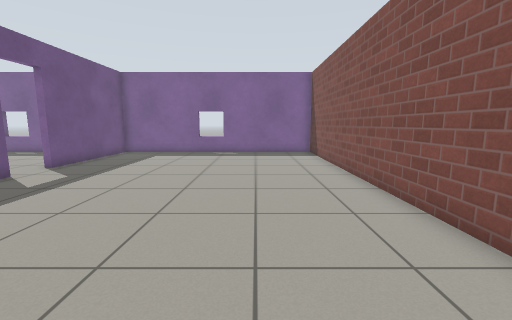
view 1 (above)

16 first-person views from a walk through a robot-simulator world made for Gazebo. The camera is 0.9 m above the floor, tilts 8° down and sees 90° across. Floor lines are 1 m apart. The floor is counted in squares, 0.5 m on a side. Each view is taken from the middle of a square. On the plan, view 1 faces up. The plan holds only what a view shows up to about 15 squares ahead; the rest is blank. The robots in the file are not drawn. Simple patterns stand in for the simulator's built-in surfaces.

view 2
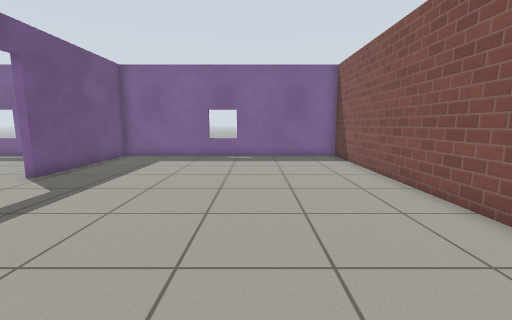

view 3
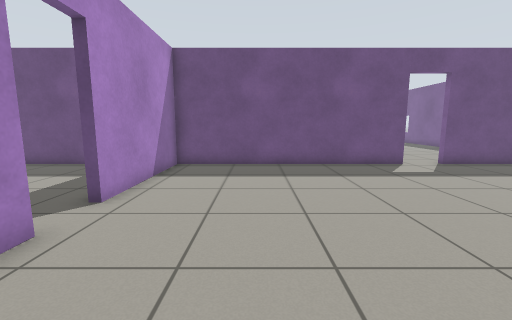

view 4
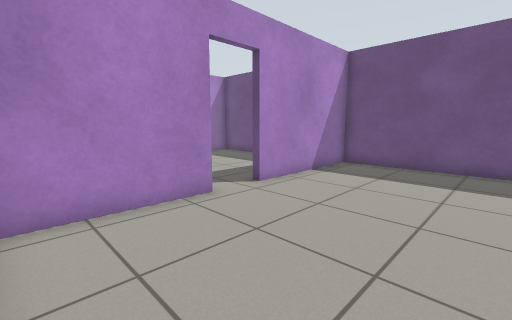

view 5
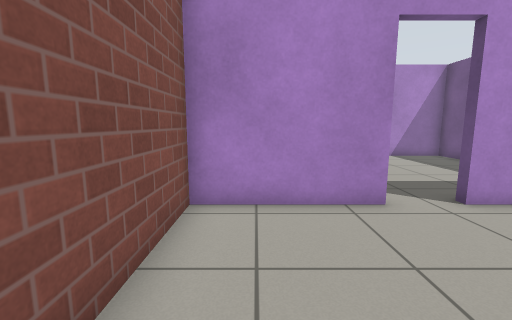

view 6
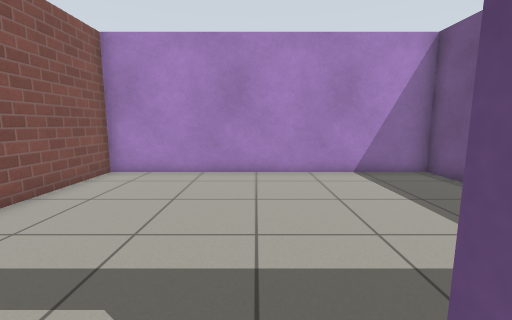

view 7
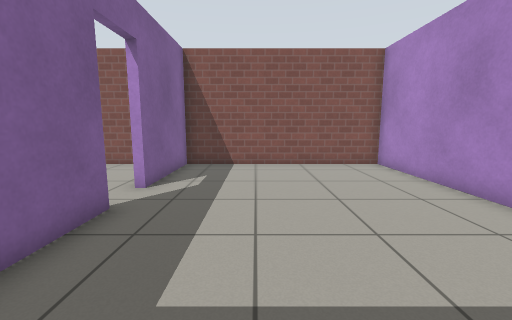

view 8
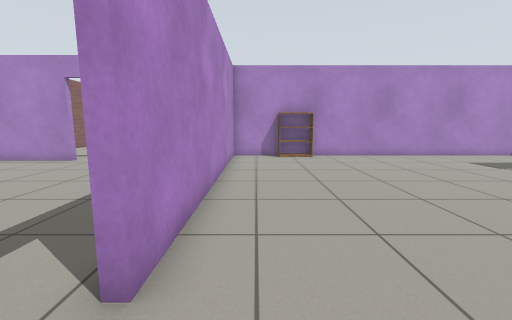

view 9
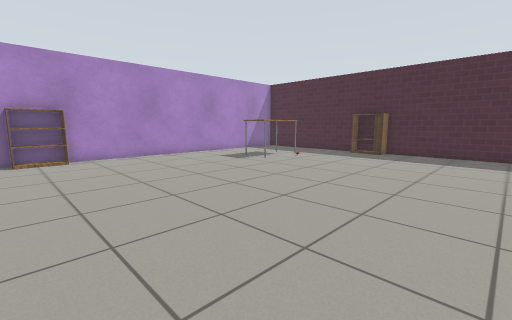

view 10
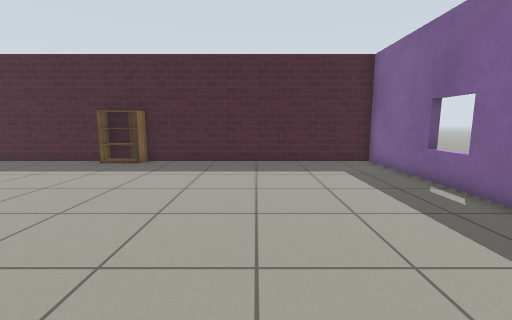

view 11
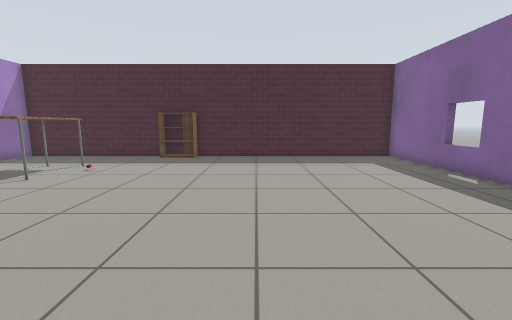

view 12
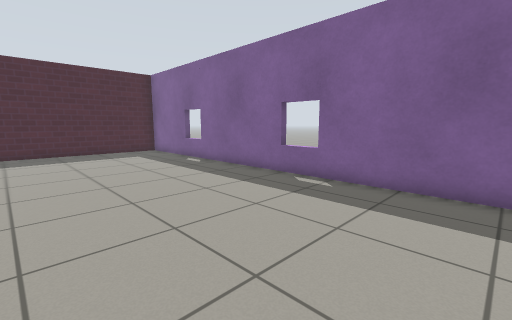

view 13
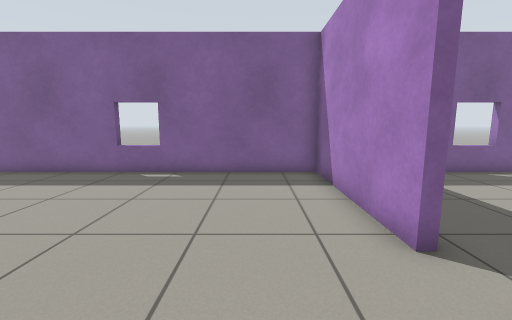

view 14
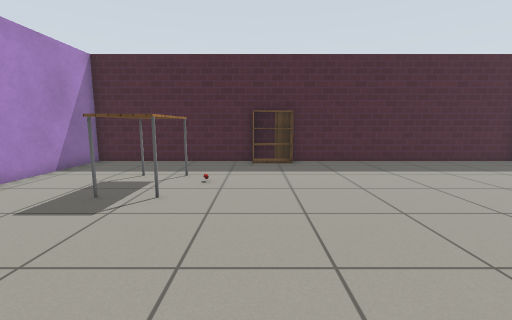

view 15
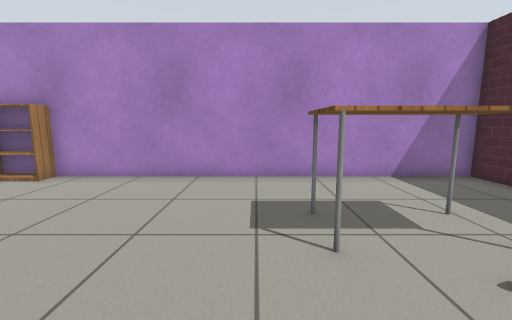

view 16
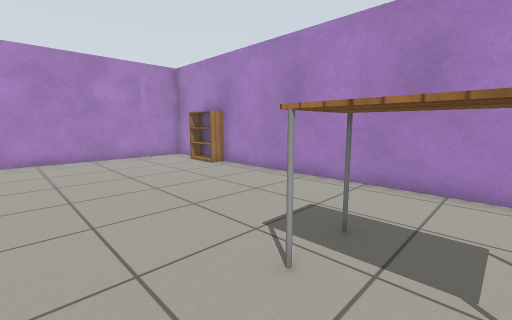

### Floor plan
Ten units are one square. View 1 is at (0, 0); x grows to the right and y downward. Boxes are objects, and circles mark ways between rooms. Rooms are numbered by the first view taken in them; rooms with no view inside come last. Other rooms are left out.
<svg viewBox="-280 -170 320 280">
<path fill="none" stroke="#000" d="M-84 -88 -84 16 -26 16M-10 16 35 16 35 -165 -84 -165 -84 -104M-26 19 -51 19M-84 56 -84 105 35 105 35 19 -10 19M-87 -104 -87 -165 -274 -165 -274 37 -87 37 -87 -88"/>
<rect x="-275" y="-55" width="10" height="20" fill="#bbb"><title>bookshelf</title></rect>
<rect x="-245" y="-15" width="40" height="20" fill="#bbb"><title>table</title></rect>
<rect x="-235" y="-25" width="10" height="10" fill="#bbb"><title>other object</title></rect>
<rect x="-135" y="25" width="20" height="10" fill="#bbb"><title>bookshelf</title></rect>
<circle cx="-15" cy="20" r="3" fill="#2a7"/>
<circle cx="-85" cy="-95" r="3" fill="#2a7"/>
<text x="-20" y="-80">1</text>
<text x="-20" y="70">2</text>
<text x="-180" y="-60">3</text>
</svg>
Room 1 opens to room 2. Room 1 opens to room 3.

Where each view was taken, in squares from view 1:
view 1: 0 up, 0 right, facing up
view 2: 2 up, 1 left, facing up
view 3: 2 up, 3 right, facing left
view 4: 4 up, 3 right, facing down-left
view 5: 4 up, 2 right, facing down
view 6: 1 down, 2 left, facing down
view 7: 5 down, 8 left, facing right
view 8: 11 up, 10 left, facing down
view 9: 11 up, 11 left, facing down-left
view 10: 11 up, 15 left, facing left
view 11: 9 up, 13 left, facing left
view 12: 9 up, 10 left, facing up-left
view 13: 7 up, 11 left, facing up
view 14: 4 up, 15 left, facing left
view 15: 5 up, 20 left, facing down
view 16: 4 up, 23 left, facing down-right
